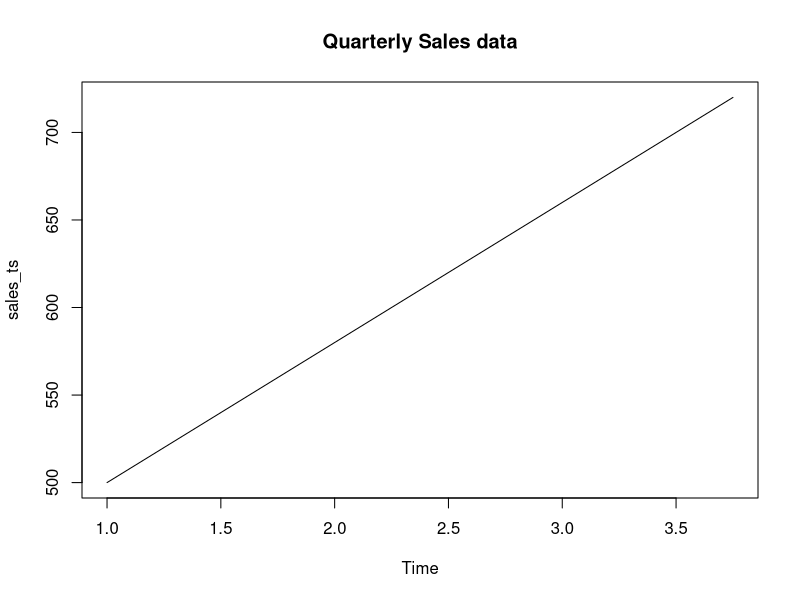
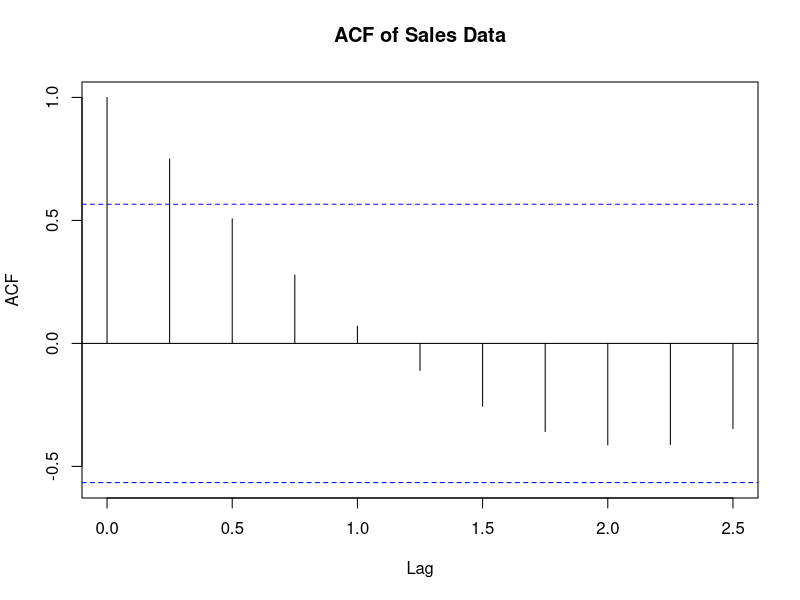
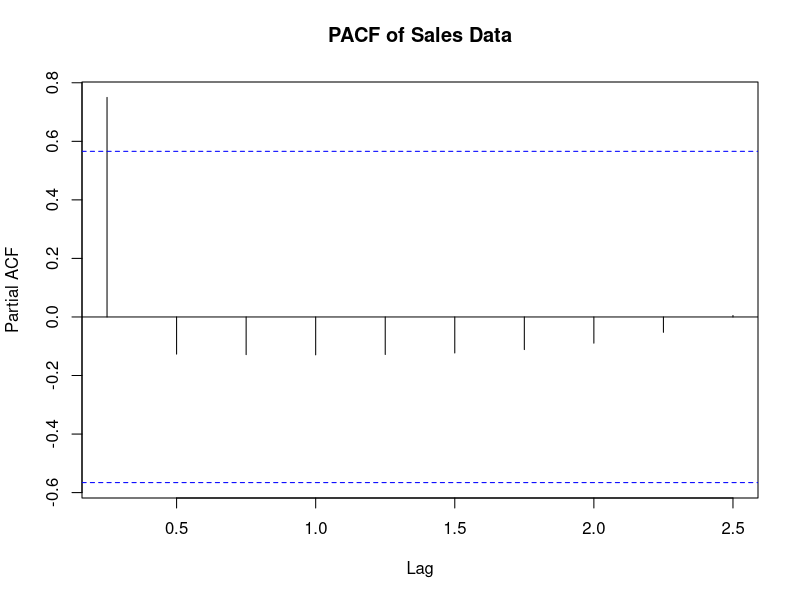
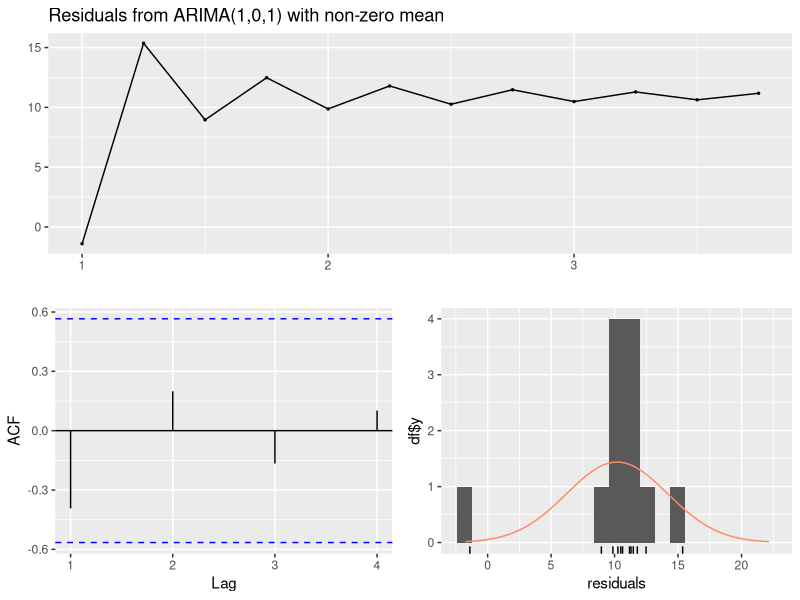
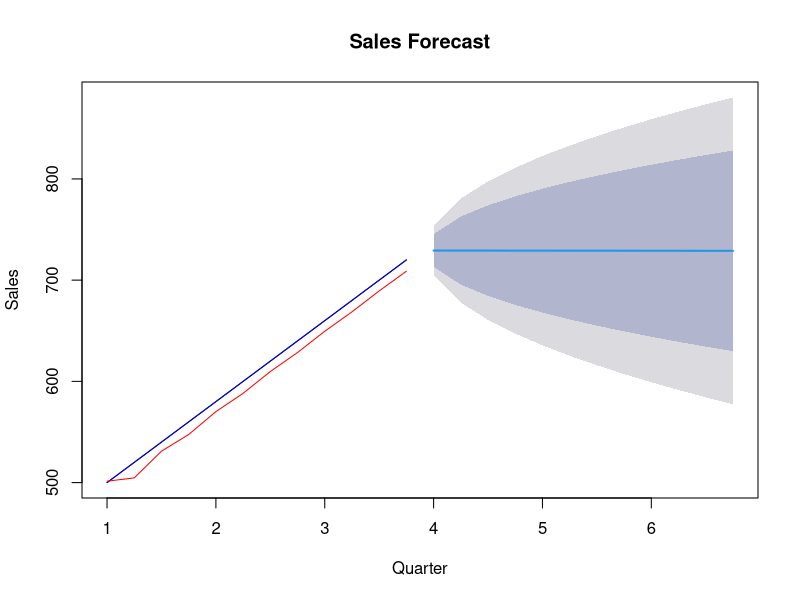

R code for these plots, in order:
# PRAC-1 : ARMA models

library(forecast)
library(tseries)

# Create the time series data
quarter <- 1:12
sales <- c(500, 520, 540, 560, 580, 600, 620, 640, 660, 680, 700, 720)
sales_ts <- ts(sales, start = c(1, 1), frequency = 4)  # Frequency set to 4 for quarterly data
sales_ts
plot(sales_ts,main = 'Quarterly Sales data')

# Check Stationarity
adf.test(sales_ts)

# Plot the ACF and PACF of the original time series
acf(sales_ts, main = "ACF of Sales Data")
pacf(sales_ts, main = "PACF of Sales Data")

# Fit an ARMA(1,1) model to the data
arma_model <- Arima(sales_ts, order = c(1, 0, 1))

# Check the residual diagnostics of the fitted model
checkresiduals(arma_model)

# Forecast the next 12 values using the fitted model
forecast_values <- forecast(arma_model, h = 12)

# Plot the original time series, the fitted values, and the forecasted values
plot(forecast_values, main = "Sales Forecast", xlab = "Quarter", ylab = "Sales")
lines(sales_ts, col = "blue")  # Original time series
lines(fitted(arma_model), col = "red")  # Fitted values

